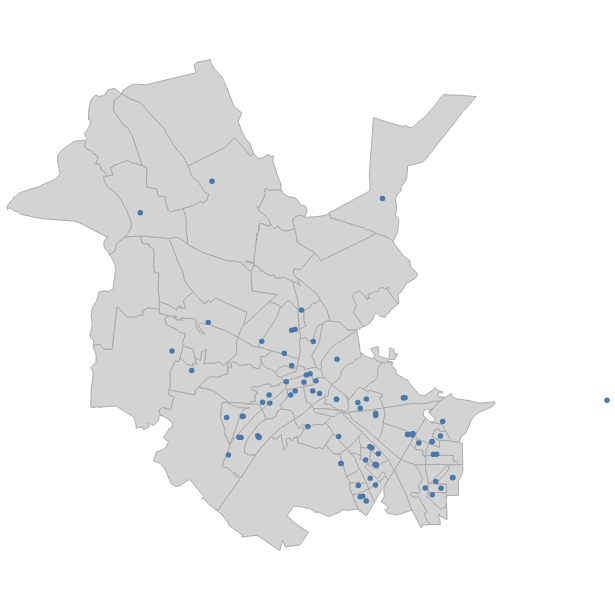

The cell this chart's notebook holds for it:
### Markdown cell above
This gives us plenty of aspects to visualize. 

We will now create a simple map with markers in the form of an  Altair chart consisting of two layers:

1.   The `districts` form the lower layer representing their boundaries and the overall geographic shape of Potsdam
2.   The `schools` are the points of interests that are displayed on top

When putting the two layers together they should actually refer to the same geographic location to make sense. Here the districts and schools both refer to Potsdam. Also note that the order when the charts are added together determines the vertical order: first the basemap and then markers on top.

### Code cell
# 1.  mark_geoshape transparently uses the geometry column
basemap = alt.Chart(districts).mark_geoshape(
    # add some styling to reduce the salience of the basemap
    fill="lightgray", stroke="darkgray"
).properties(width=600, height=600)

# 2.  we use mark_circle to have more control over visual variables
markers = alt.Chart(schools).mark_circle(opacity=1).encode(
    # point latitude & longitude to coordinates in geometry column
    longitude='geometry.coordinates[0]:Q',
    latitude='geometry.coordinates[1]:Q',
    tooltip=['schulname', 'strasse', 'trager'],
)

# combine the two layers 
basemap + markers
